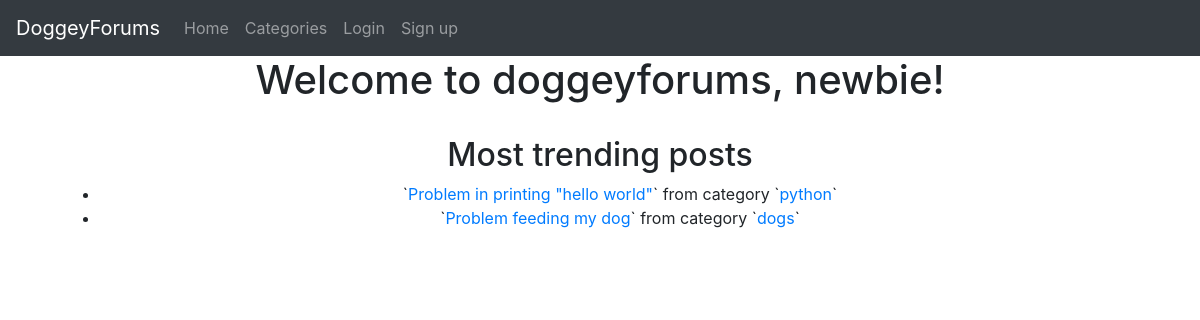
The page / on the database its author committed.
### tables this page shows
CREATE TABLE `posts` (
  `id` int(11) NOT NULL,
  `title` varchar(225) NOT NULL,
  `body` varchar(10000) NOT NULL,
  `creator` varchar(225) NOT NULL,
  `doc` int(20) NOT NULL,
  `category` varchar(225) NOT NULL,
  `views` int(11) NOT NULL
);

### includes/trend.php (the view)
<?php
require_once 'connection.php';
?>
<?php
$s = "SELECT * FROM posts ORDER BY views DESC LIMIT 5";
$q = mysqli_query($conn,$s);
?>
<ul>
<?php
while($row = mysqli_fetch_array($q))
{
?>
    <li>`<a href='view.php?id=<?php echo $row['id']; ?>'><?php echo $row['title']; ?></a>` from category `<a href='viewcat.php?name=<?php echo $row['category']; ?>'><?php echo $row['category']; ?></a>`</li>
<?php
}
?>
</ul>

### rows shown on the page
posts: title "Problem in printing \"hello world\"", category "python"
posts: title "Problem feeding my dog", category "dogs"
